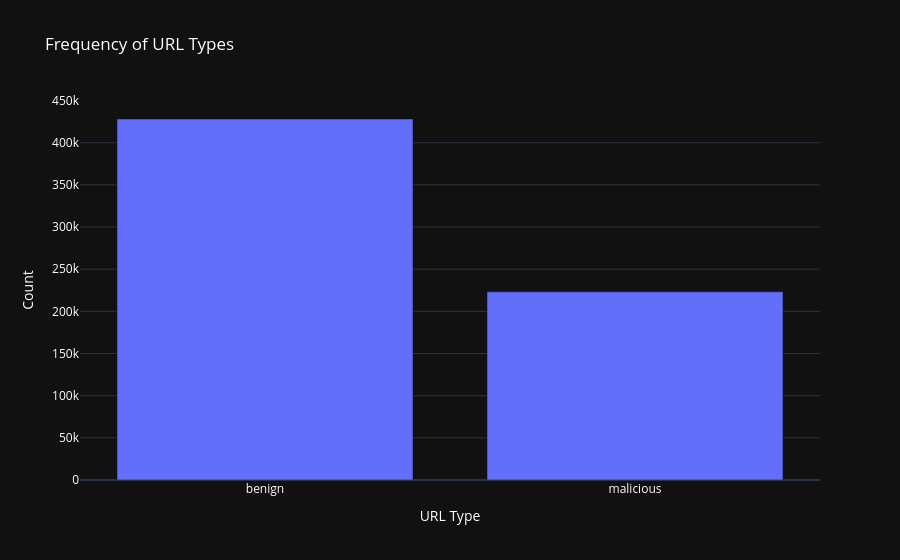

Notebook cell for this chart:
### Code cell
# Bar chart for 'type' column
type_counts = urls_data['type'].value_counts()
fig = go.Figure(data=[go.Bar(x=type_counts.index, y=type_counts.values)])
fig.update_layout(title='Frequency of URL Types',
                  xaxis_title='URL Type',
                  yaxis_title='Count',
                  template='plotly_dark',
                  font=dict(color='white'),
                  showlegend=False)
fig.show()

### Figure 1 — Plotly figure (JSON) as saved in the notebook; plotly's stock layout.template omitted (floating-point values rounded to 4 significant figures)
{"data": [{"type": "bar", "x": ["benign", "malicious"], "y": [428103, 223161]}], "layout": {"font": {"color": "white"}, "showlegend": false, "title": {"text": "Frequency of URL Types"}, "xaxis": {"title": {"text": "URL Type"}}, "yaxis": {"title": {"text": "Count"}}}}
